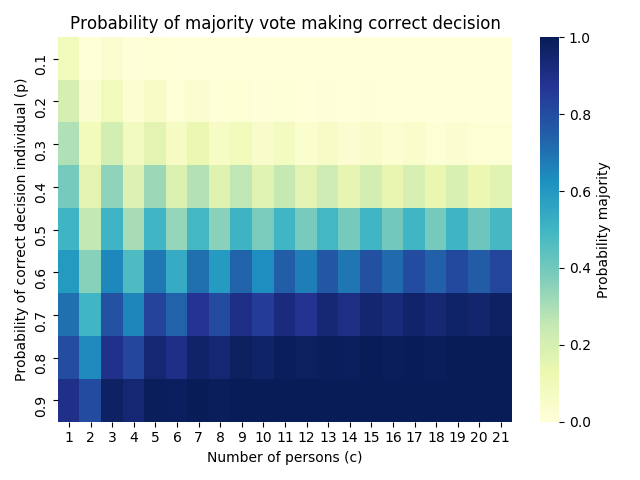

The Python source for this figure:
import numpy as np
import matplotlib.pyplot as plt
import seaborn as sns


def major(c, p):
    """One simulation of c agents making a decision with  probability p"""
    return np.sum(np.random.uniform(0,1,c) <= p) >= np.floor(c/2 +1)

def sim(c,p,N_sim):
    """
    Calculates the probability of a majority vote making a correct decision using simulations
    :param c: cases
    :param p: probability
    :param N_sim: number of simulations
    :return: probability of correct decision
    """
    votes = [major(c, p) for i in range(N_sim)]
    p_major = np.mean(votes)
    return p_major

p = 0.6 # Probability of correct decision
c = 21 # Number of medical students
k = np.floor(c/2 +1) # At least majority vote

# Question C
N_sim = 70000
votes = [major(c, p) for i in range(N_sim)]
p_major = np.mean(votes)
print("Probability of the majority making the correct decision is:", str(p_major),"| Based on", str(N_sim),"simulations")


# Question D
N_sim = 10000
P = np.linspace(0.1,0.9,9)
C = range(1,22)


p_matrix = np.zeros((len(P), len(C)))

for p in range(len(P)):
    for c in range(len(C)):
        p_matrix[p][c] = sim(C[c], P[p], N_sim)

# Plotting
ax = sns.heatmap(p_matrix,xticklabels=C, yticklabels=P, cbar_kws={'label': 'Probability majority'},cmap="YlGnBu")
plt.title("Probability of majority vote making correct decision")
plt.xlabel("Number of persons (c)")
plt.ylabel("Probability of correct decision individual (p)")
plt.tight_layout()


# E
p_docs = p_matrix[7][2] # Prob doctors
p_meds = p_matrix[5][20] # Prob medical students

text_doc = "Probability of the doctors making correct majority vote:" + str(p_docs)
text_meds = "Probability of the medical students making correct majority vote:" + str(p_meds)

print(text_doc)
print(text_meds)
if p_docs > p_meds:
    print("The doctors have the highest chance of making the correct decision.")
else:
    print("The medical students have the highest chance of making the correct decision.")



# When meds win
N_sim = 10000
P = np.linspace(0.1,0.9,9)
C = range(1,60)

p_matrix = np.zeros((len(P), len(C)))

for p in range(len(P)):
    for c in range(len(C)):
        p_matrix[p][c] = sim(C[c], P[p], N_sim)

meds_win = [p_matrix[5][i] > p_matrix[7][2] for i in range(len(C))]
print("Medical students need at least", str(C[meds_win.index(True)]),"persons to equal the doctors.")
